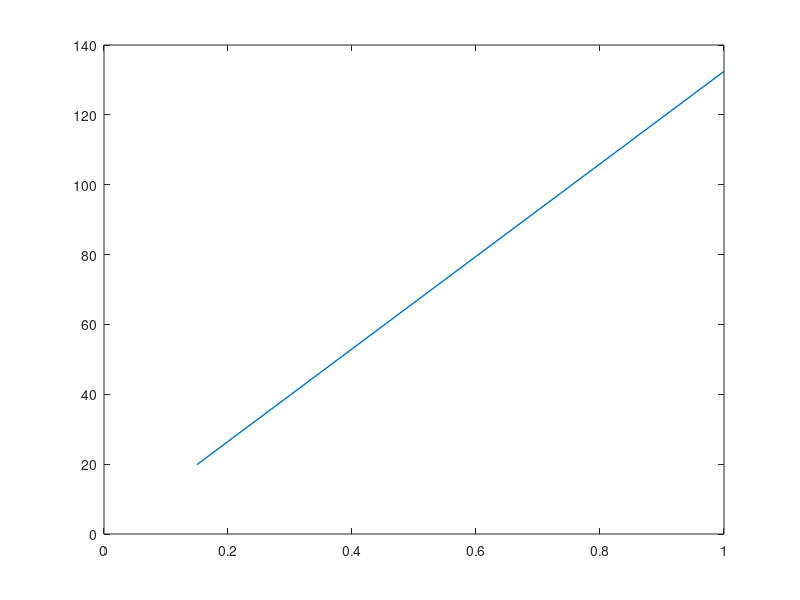

MATLAB code for this plot: (Note: this script raises an error after producing the figure.)
Na = 6.022e23;
e = 1.6e-19;
L = 9600e-9*100; % ultra-long CNT, approx 1 mm
D = 2e-9;
V = 1e-3*(150:50:1000);
E = V/L;
muH = 3.62e-7*(1+39*exp(-(D*1e9-0.81)/0.33));
sigma = 0.5; % for activated channels, taken from emmerich
CHclosed = sigma*2*(pi*D)/(e);
CHopen = CHclosed*1.2;

eps = 500; % suppl fig s12 choi et al
eta = 0.01;
nub = sqrt(e*CHclosed*muH*E.^2*eps/(eta*8*pi));
nu0 = e*CHopen*(muH*E+nub).*E*eps./(eta*8*pi*nub);
Iopen = e*E*muH*CHopen+e*nu0*CHopen;
Iclosed = e*nub*CHclosed;

figure(1)
plot(V,(Iopen-Iclosed)/1e-12,'LineWidth',1)
hold on
data = readtable("choi_replication.csv",'VariableNamingRule', 'preserve');
data_voltage = 1e-3*data{:, 1}; %converting mV to V
data_current = data{:,2}; % in pA
plot(data_voltage,data_current,'o','MarkerEdgeColor','black','MarkerFaceColor','black')
hold off
legend('Model prediction','Data','Location','best')
xlabel('Voltage (V)')
ylabel('Current (pA)')
xlim([0.19 1.05])
title('Current vs Voltage')
%%  emmerich 2e - activated
w = 100e-9;
h = 3e-9;
L = 10000e-9;
V = -0.1:0.01:0.1;
E = V/L;
D = 4*w*h/(2*(w+h));
muH = 3.62e-7*(1+39*exp(-(D*1e9-0.81)/0.33));
eps = 100; %suppl fig s12 choi et al
eta = 0.01;
conc_vec = [1,10,100,300];
sigma_vec = [0.3,0.5,1,2];
colors = lines(4);
line_handles1 = gobjects(1, 4);

for i = 1:4
    data = readtable("emmerich_fig2e.xlsx",'VariableNamingRule', 'preserve');
    emmerich_current =  data{:, i}'; 
    sigma = sigma_vec(i); % estimated from emmerich suppl table 4.1, this is where the conc dependence comes from
    CHclosed = sigma*2*(pi*D)/(e);
    CHopen = CHclosed*1.2;

    nub = sqrt(e*CHclosed*muH*E.^2*eps/(eta*8*pi)).*sign(V);
    nu0 = e*CHopen*(muH*E+nub).*E*eps./(eta*8*pi*nub);
    Iopen = e*E*muH*CHopen+e*nu0*CHopen;
    Iclosed = e*nub*CHclosed;
    
    % figure(2)
    line_handles1(i) = plot(V,Iclosed/1e-9,'LineWidth',1.5,'Color', colors(i, :));
    hold on
    plot(V,emmerich_current,'o','MarkerEdgeColor', colors(i, :), 'MarkerFaceColor', colors(i, :))
    hold on

    SS_res = sum((Iclosed/1e-9 - emmerich_current).^2);        
    SS_tot = sum((emmerich_current - mean(emmerich_current)).^2);        
    R2 = 1 - (SS_res / SS_tot);
    fprintf('R^2 for %.0f mM = %.4f\n', conc_vec(i),R2);
end
hold off
legend(line_handles1,'1mM','10mM','100mM','300mM','Location','best')
xlabel('Voltage (V)')
ylabel('Current (nA)')
title('Current vs voltage - activated channel')

%% emmerich 2a - pristine
w = 120e-9;
h = 3e-9;
L = 9600e-9;
V = -0.1:0.01:0.1;
E = V/L;
D = 4*w*h/(2*(w+h));
muH = 3.62e-7*(1+39*exp(-(D*1e9-0.81)/0.33));
eps = 100; %suppl fig s12 choi et al
eta = 0.01;
conc_vec = [1,10,100,300];
sigma_vec = [2e-3,1e-2,5.4e-2,0.15];
colors = lines(length(conc_vec));
line_handles1 = gobjects(1, length(conc_vec));

for i = 1:length(conc_vec)
    data = readtable("emmerich_fig2a.xlsx",'VariableNamingRule', 'preserve');
    emmerich_current =  data{:, 2*i}';
    emmerich_current = emmerich_current(~isnan(emmerich_current));
    emmerich_voltage = data{:,2*i-1}';
    emmerich_voltage = emmerich_voltage(~isnan(emmerich_voltage));
    sigma = sigma_vec(i); % estimated from emmerich suppl table 4.1, this is where the conc dependence comes from
    CHclosed = sigma*2*(pi*D)/(e);
    CHopen = CHclosed*1.2;

    nub = sqrt(e*CHclosed*muH*E.^2*eps/(eta*8*pi)).*sign(V);
    nu0 = e*CHopen*(muH*E+nub).*E*eps./(eta*8*pi*nub);
    Iopen = e*E*muH*CHopen+e*nu0*CHopen;
    Iclosed = e*nub*CHclosed;
    
    % figure(2)
    line_handles1(i) = plot(V,Iclosed/1e-9,'LineWidth',1.5,'Color', colors(i, :));
    hold on
    plot(emmerich_voltage,emmerich_current,'o','MarkerEdgeColor', colors(i, :), 'MarkerFaceColor', colors(i, :))
    hold on

    current_interp = interp1(V, Iclosed/1e-9, emmerich_voltage, 'linear');
    SS_res = sum((emmerich_current - current_interp).^2);        
    SS_tot = sum((emmerich_current - mean(emmerich_current)).^2);        
    R2 = 1 - (SS_res / SS_tot);                      

    fprintf('R^2 for %.0f mM = %.4f\n', conc_vec(i),R2);
end
hold off
legend(line_handles1,'1mM','10mM','100mM','300mM','Location','best')
xlabel('Voltage (V)')
ylabel('Current (nA)')
title('Current vs voltage - pristine channel')

%% changing length, cross-sectional area and voltage to match Choi et al. while still maintaining rectangular cross-section
Na = 6.022e23;
e = 1.6e-19;
w = 100e-9;
h = 1e-9;
L = 9600e-9*100;
V = 1e-3*(200:50:1000);%-0.1:0.01:0.1;
E = V/L;
D = 4*w*h/(2*(w+h));
muH = 3.62e-7*(1+39*exp(-(D*1e9-0.81)/0.33));
sigma = 0.5; % for actiavted channels
CHclosed = sigma*2*(pi*D)/(e);
CHopen = CHclosed*1.2;

eps = 500;
eta = 0.01;
nub = sqrt(e*CHclosed*muH*E.^2*eps/(eta*8*pi)).*sign(V);
nu0 = e*CHopen*(muH*E+nub).*E*eps./(eta*8*pi*nub);
Iopen = e*E*muH*CHopen+e*nu0*CHopen;
Iclosed = e*nub*CHclosed;

figure(2)
plot(V,(Iopen-Iclosed)/1e-12,'LineWidth',1.5)
hold on


data = readtable("choi_replication.csv",'VariableNamingRule', 'preserve');
data_voltage = 1e-3*data{:, 1}; %converting mV to V
data_current = data{:,2}; % in pA
plot(data_voltage,data_current,'o','MarkerEdgeColor','black','MarkerFaceColor','black')
hold off
legend('Model prediction','Data','Location','best')
xlabel('Voltage (V)')
ylabel('Current (pA)')
title('Hypothetical ultra-long rectangular nanochannel')
%% accounting for entrance effects
Na = 6.022e23;
e = 1.6e-19;
w = 100e-9;
h = 3e-9;
L = 10000e-9;
V = -0.1:0.01:0.1;
E = V/L;
D = 4*w*h/(2*(w+h));
muH = 3.62e-7*(1+39*exp(-(D*1e9-0.81)/0.33));
eps = 100; %suppl fig s12 choi et al
eta = 0.01;
conc_vec = [1,10,100,300];
sigma_vec = [0.3,0.5,1,2];
colors = lines(4);
line_handles1 = gobjects(1, 4);

for i = 1:4
    data = readtable("emmerich_fig2e.xlsx",'VariableNamingRule', 'preserve');
    emmerich_current =  data{:, i}'; 
    sigma = sigma_vec(i); % estimated from emmerich suppl table 4.1, this is where the conc dependence comes from
    CHclosed = sigma*2*(pi*D)/(e);
    CHopen = CHclosed*1.2;

    nub = sqrt(e*CHclosed*muH*E.^2*eps/(eta*8*pi)).*sign(V);
    nu0 = e*CHopen*(muH*E+nub).*E*eps./(eta*8*pi*nub);
    Iopen = e*E*muH*CHopen+e*nu0*CHopen;
    Iclosed = e*nub*CHclosed;
    
    figure()
    line_handles1(i) = plot(V,Iclosed/1e-9,'LineWidth',1.0,'Color', colors(i, :));
    hold on
    plot(V,emmerich_current,'o','MarkerEdgeColor', colors(i, :), 'MarkerFaceColor', colors(i, :))
    hold on
    Raccess = 0.2/(4*D/2)*500/conc_vec(i); % seawater has around 0.5 M NaCl and a resistivity of 0.2 ohm-m, rescaling with that
    Iaccess = V./(V./Iclosed+Raccess);
    plot(V,Iaccess/1e-9,'LineStyle','--','LineWidth',1.5,'Color', colors(i, :));
    hold off
    legend('Model','Data','Model with R_{access}','Location','best')
    title(['Accounting for R_{access}; C=',num2str(conc_vec(i)),'mM'])
    xlabel('Voltage (V)')
    ylabel('Current (nA)')
end
hold off

